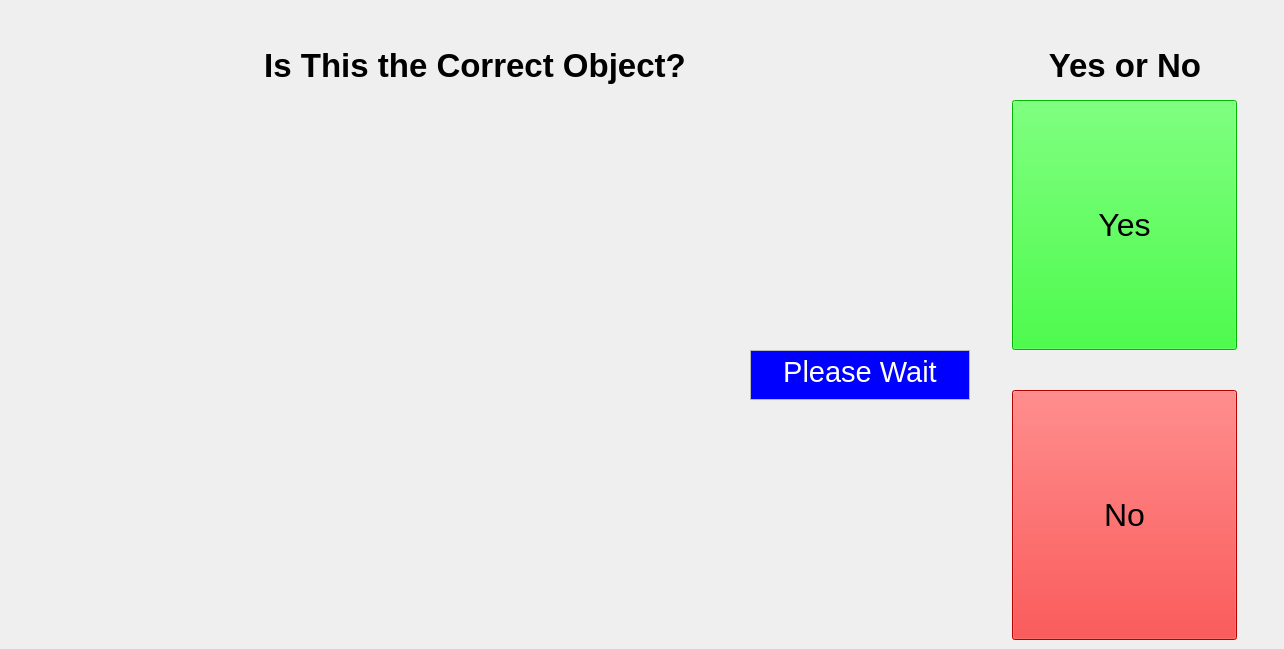
    <widget class="QWidget" name="page_3">
     <property name="enabled">
      <bool>true</bool>
     </property>
     <widget class="SceneViewer" name="DisplayImage">
      <property name="enabled">
       <bool>true</bool>
      </property>
      <property name="geometry">
       <rect>
        <x>10</x>
        <y>100</y>
        <width>960</width>
        <height>540</height>
       </rect>
      </property>
      <property name="frameShape">
       <enum>QFrame::NoFrame</enum>
      </property>
      <property name="text">
       <string/>
      </property>
      <property name="pixmap">
       <pixmap>../../stretch_uml/src/stretch_uml/loading_icon.png</pixmap>
      </property>
      <property name="scaledContents">
       <bool>true</bool>
      </property>
     </widget>
     <widget class="QLabel" name="InstructionLabelPage3">
      <property name="geometry">
       <rect>
        <x>200</x>
        <y>40</y>
        <width>550</width>
        <height>50</height>
       </rect>
      </property>
      <property name="palette">
       <palette>
        <active>
         <colorrole role="Button">
          <brush brushstyle="SolidPattern">
           <color alpha="255">
            <red>255</red>
            <green>255</green>
            <blue>255</blue>
           </color>
          </brush>
         </colorrole>
         <colorrole role="Midlight">
          <brush brushstyle="SolidPattern">
           <color alpha="255">
            <red>255</red>
            <green>255</green>
            <blue>255</blue>
           </color>
          </brush>
         </colorrole>
         <colorrole role="Dark">
          <brush brushstyle="SolidPattern">
           <color alpha="255">
            <red>127</red>
            <green>127</green>
            <blue>127</blue>
           </color>
          </brush>
         </colorrole>
         <colorrole role="Mid">
          <brush brushstyle="SolidPattern">
           <color alpha="255">
            <red>170</red>
            <green>170</green>
            <blue>170</blue>
           </color>
          </brush>
         </colorrole>
         <colorrole role="Window">
          <brush brushstyle="SolidPattern">
           <color alpha="255">
            <red>255</red>
            <green>255</green>
            <blue>255</blue>
           </color>
          </brush>
         </colorrole>
         <colorrole role="Shadow">
          <brush brushstyle="SolidPattern">
           <color alpha="255">
            <red>0</red>
            <green>0</green>
            <blue>0</blue>
           </color>
          </brush>
         </colorrole>
         <colorrole role="AlternateBase">
          <brush brushstyle="SolidPattern">
           <color alpha="255">
            <red>255</red>
            <green>255</green>
            <blue>255</blue>
           </color>
          </brush>
         </colorrole>
        </active>
        <inactive>
         <colorrole role="Button">
          <brush brushstyle="SolidPattern">
           <color alpha="255">
            <red>255</red>
            <green>255</green>
            <blue>255</blue>
           </color>
          </brush>
         </colorrole>
         <colorrole role="Midlight">
          <brush brushstyle="SolidPattern">
           <color alpha="255">
            <red>255</red>
            <green>255</green>
            <blue>255</blue>
           </color>
          </brush>
         </colorrole>
         <colorrole role="Dark">
          <brush brushstyle="SolidPattern">
           <color alpha="255">
            <red>127</red>
            <green>127</green>
            <blue>127</blue>
           </color>
          </brush>
         </colorrole>
         <colorrole role="Mid">
          <brush brushstyle="SolidPattern">
           <color alpha="255">
            <red>170</red>
            <green>170</green>
            <blue>170</blue>
           </color>
          </brush>
         </colorrole>
         <colorrole role="Window">
          <brush brushstyle="SolidPattern">
           <color alpha="255">
            <red>255</red>
            <green>255</green>
            <blue>255</blue>
           </color>
          </brush>
         </colorrole>
         <colorrole role="Shadow">
          <brush brushstyle="SolidPattern">
           <color alpha="255">
            <red>0</red>
            <green>0</green>
            <blue>0</blue>
           </color>
          </brush>
         </colorrole>
         <colorrole role="AlternateBase">
          <brush brushstyle="SolidPattern">
           <color alpha="255">
            <red>255</red>
            <green>255</green>
            <blue>255</blue>
           </color>
          </brush>
         </colorrole>
        </inactive>
        <disabled>
         <colorrole role="Button">
          <brush brushstyle="SolidPattern">
           <color alpha="255">
            <red>255</red>
            <green>255</green>
            <blue>255</blue>
           </color>
          </brush>
         </colorrole>
         <colorrole role="Midlight">
          <brush brushstyle="SolidPattern">
           <color alpha="255">
            <red>255</red>
            <green>255</green>
            <blue>255</blue>
           </color>
          </brush>
         </colorrole>
         <colorrole role="Dark">
          <brush brushstyle="SolidPattern">
           <color alpha="255">
            <red>127</red>
            <green>127</green>
            <blue>127</blue>
           </color>
          </brush>
         </colorrole>
         <colorrole role="Mid">
          <brush brushstyle="SolidPattern">
           <color alpha="255">
            <red>170</red>
            <green>170</green>
            <blue>170</blue>
           </color>
          </brush>
         </colorrole>
         <colorrole role="Window">
          <brush brushstyle="SolidPattern">
           <color alpha="255">
            <red>255</red>
            <green>255</green>
            <blue>255</blue>
           </color>
          </brush>
         </colorrole>
         <colorrole role="Shadow">
          <brush brushstyle="SolidPattern">
           <color alpha="255">
            <red>0</red>
            <green>0</green>
            <blue>0</blue>
           </color>
          </brush>
         </colorrole>
         <colorrole role="AlternateBase">
          <brush brushstyle="SolidPattern">
           <color alpha="255">
            <red>255</red>
            <green>255</green>
            <blue>255</blue>
           </color>
          </brush>
         </colorrole>
        </disabled>
       </palette>
      </property>
      <property name="font">
       <font>
        <pointsize>25</pointsize>
        <bold>true</bold>
       </font>
      </property>
      <property name="frameShape">
       <enum>QFrame::NoFrame</enum>
      </property>
      <property name="text">
       <string>Is This the Correct Object?</string>
      </property>
      <property name="scaledContents">
       <bool>false</bool>
      </property>
      <property name="alignment">
       <set>Qt::AlignCenter</set>
      </property>
     </widget>
     <widget class="QPushButton" name="ConfirmButtonYes">
      <property name="enabled">
       <bool>true</bool>
      </property>
      <property name="geometry">
       <rect>
        <x>1012</x>
        <y>100</y>
        <width>225</width>
        <height>250</height>
       </rect>
      </property>
      <property name="palette">
       <palette>
        <active>
         <colorrole role="Button">
          <brush brushstyle="SolidPattern">
           <color alpha="255">
            <red>0</red>
            <green>255</green>
            <blue>0</blue>
           </color>
          </brush>
         </colorrole>
         <colorrole role="Light">
          <brush brushstyle="SolidPattern">
           <color alpha="255">
            <red>127</red>
            <green>255</green>
            <blue>127</blue>
           </color>
          </brush>
         </colorrole>
         <colorrole role="Midlight">
          <brush brushstyle="SolidPattern">
           <color alpha="255">
            <red>63</red>
            <green>255</green>
            <blue>63</blue>
           </color>
          </brush>
         </colorrole>
         <colorrole role="Dark">
          <brush brushstyle="SolidPattern">
           <color alpha="255">
            <red>0</red>
            <green>127</green>
            <blue>0</blue>
           </color>
          </brush>
         </colorrole>
         <colorrole role="Mid">
          <brush brushstyle="SolidPattern">
           <color alpha="255">
            <red>0</red>
            <green>170</green>
            <blue>0</blue>
           </color>
          </brush>
         </colorrole>
         <colorrole role="Window">
          <brush brushstyle="SolidPattern">
           <color alpha="255">
            <red>0</red>
            <green>255</green>
            <blue>0</blue>
           </color>
          </brush>
         </colorrole>
         <colorrole role="Shadow">
          <brush brushstyle="SolidPattern">
           <color alpha="255">
            <red>0</red>
            <green>0</green>
            <blue>0</blue>
           </color>
          </brush>
         </colorrole>
         <colorrole role="AlternateBase">
          <brush brushstyle="SolidPattern">
           <color alpha="255">
            <red>127</red>
            <green>255</green>
            <blue>127</blue>
           </color>
          </brush>
         </colorrole>
        </active>
        <inactive>
         <colorrole role="Button">
          <brush brushstyle="SolidPattern">
           <color alpha="255">
            <red>0</red>
            <green>255</green>
            <blue>0</blue>
           </color>
          </brush>
         </colorrole>
         <colorrole role="Light">
          <brush brushstyle="SolidPattern">
           <color alpha="255">
            <red>127</red>
            <green>255</green>
            <blue>127</blue>
           </color>
          </brush>
         </colorrole>
         <colorrole role="Midlight">
          <brush brushstyle="SolidPattern">
           <color alpha="255">
            <red>63</red>
            <green>255</green>
            <blue>63</blue>
           </color>
          </brush>
         </colorrole>
         <colorrole role="Dark">
          <brush brushstyle="SolidPattern">
           <color alpha="255">
            <red>0</red>
            <green>127</green>
            <blue>0</blue>
           </color>
          </brush>
         </colorrole>
         <colorrole role="Mid">
          <brush brushstyle="SolidPattern">
           <color alpha="255">
            <red>0</red>
            <green>170</green>
            <blue>0</blue>
           </color>
          </brush>
         </colorrole>
         <colorrole role="Window">
          <brush brushstyle="SolidPattern">
           <color alpha="255">
            <red>0</red>
            <green>255</green>
            <blue>0</blue>
           </color>
          </brush>
         </colorrole>
         <colorrole role="Shadow">
          <brush brushstyle="SolidPattern">
           <color alpha="255">
            <red>0</red>
            <green>0</green>
            <blue>0</blue>
           </color>
          </brush>
         </colorrole>
         <colorrole role="AlternateBase">
          <brush brushstyle="SolidPattern">
           <color alpha="255">
            <red>127</red>
            <green>255</green>
            <blue>127</blue>
           </color>
          </brush>
         </colorrole>
        </inactive>
        <disabled>
         <colorrole role="Button">
          <brush brushstyle="SolidPattern">
           <color alpha="255">
            <red>0</red>
            <green>255</green>
            <blue>0</blue>
           </color>
          </brush>
         </colorrole>
         <colorrole role="Light">
          <brush brushstyle="SolidPattern">
           <color alpha="255">
            <red>127</red>
            <green>255</green>
            <blue>127</blue>
           </color>
          </brush>
         </colorrole>
         <colorrole role="Midlight">
          <brush brushstyle="SolidPattern">
           <color alpha="255">
            <red>63</red>
            <green>255</green>
            <blue>63</blue>
           </color>
          </brush>
         </colorrole>
         <colorrole role="Dark">
          <brush brushstyle="SolidPattern">
           <color alpha="255">
            <red>0</red>
            <green>127</green>
            <blue>0</blue>
           </color>
          </brush>
         </colorrole>
         <colorrole role="Mid">
          <brush brushstyle="SolidPattern">
           <color alpha="255">
            <red>0</red>
            <green>170</green>
            <blue>0</blue>
           </color>
          </brush>
         </colorrole>
         <colorrole role="Window">
          <brush brushstyle="SolidPattern">
           <color alpha="255">
            <red>0</red>
            <green>255</green>
            <blue>0</blue>
           </color>
          </brush>
         </colorrole>
         <colorrole role="Shadow">
          <brush brushstyle="SolidPattern">
           <color alpha="255">
            <red>0</red>
            <green>0</green>
            <blue>0</blue>
           </color>
          </brush>
         </colorrole>
         <colorrole role="AlternateBase">
          <brush brushstyle="SolidPattern">
           <color alpha="255">
            <red>0</red>
            <green>255</green>
            <blue>0</blue>
           </color>
          </brush>
         </colorrole>
        </disabled>
       </palette>
      </property>
      <property name="font">
       <font>
        <pointsize>24</pointsize>
       </font>
      </property>
      <property name="text">
       <string>Yes</string>
      </property>
     </widget>
     <widget class="QPushButton" name="ConfirmButtonNo">
      <property name="geometry">
       <rect>
        <x>1012</x>
        <y>390</y>
        <width>225</width>
        <height>250</height>
       </rect>
      </property>
      <property name="palette">
       <palette>
        <active>
         <colorrole role="Button">
          <brush brushstyle="SolidPattern">
           <color alpha="255">
            <red>255</red>
            <green>0</green>
            <blue>0</blue>
           </color>
          </brush>
         </colorrole>
         <colorrole role="Light">
          <brush brushstyle="SolidPattern">
           <color alpha="255">
            <red>255</red>
            <green>127</green>
            <blue>127</blue>
           </color>
          </brush>
         </colorrole>
         <colorrole role="Midlight">
          <brush brushstyle="SolidPattern">
           <color alpha="255">
            <red>255</red>
            <green>63</green>
            <blue>63</blue>
           </color>
          </brush>
         </colorrole>
         <colorrole role="Dark">
          <brush brushstyle="SolidPattern">
           <color alpha="255">
            <red>127</red>
            <green>0</green>
            <blue>0</blue>
           </color>
          </brush>
         </colorrole>
         <colorrole role="Mid">
          <brush brushstyle="SolidPattern">
           <color alpha="255">
            <red>170</red>
            <green>0</green>
            <blue>0</blue>
           </color>
          </brush>
         </colorrole>
         <colorrole role="Window">
          <brush brushstyle="SolidPattern">
           <color alpha="255">
            <red>255</red>
            <green>0</green>
            <blue>0</blue>
           </color>
          </brush>
         </colorrole>
         <colorrole role="Shadow">
          <brush brushstyle="SolidPattern">
           <color alpha="255">
            <red>0</red>
            <green>0</green>
            <blue>0</blue>
           </color>
          </brush>
         </colorrole>
         <colorrole role="AlternateBase">
          <brush brushstyle="SolidPattern">
           <color alpha="255">
            <red>255</red>
            <green>127</green>
            <blue>127</blue>
           </color>
          </brush>
         </colorrole>
        </active>
        <inactive>
         <colorrole role="Button">
          <brush brushstyle="SolidPattern">
           <color alpha="255">
            <red>255</red>
            <green>0</green>
            <blue>0</blue>
           </color>
          </brush>
         </colorrole>
         <colorrole role="Light">
          <brush brushstyle="SolidPattern">
           <color alpha="255">
            <red>255</red>
            <green>127</green>
            <blue>127</blue>
           </color>
          </brush>
         </colorrole>
         <colorrole role="Midlight">
          <brush brushstyle="SolidPattern">
           <color alpha="255">
            <red>255</red>
            <green>63</green>
            <blue>63</blue>
           </color>
          </brush>
         </colorrole>
         <colorrole role="Dark">
          <brush brushstyle="SolidPattern">
           <color alpha="255">
            <red>127</red>
            <green>0</green>
            <blue>0</blue>
           </color>
          </brush>
         </colorrole>
         <colorrole role="Mid">
          <brush brushstyle="SolidPattern">
           <color alpha="255">
            <red>170</red>
            <green>0</green>
            <blue>0</blue>
           </color>
          </brush>
         </colorrole>
         <colorrole role="Window">
          <brush brushstyle="SolidPattern">
           <color alpha="255">
            <red>255</red>
            <green>0</green>
            <blue>0</blue>
           </color>
          </brush>
         </colorrole>
         <colorrole role="Shadow">
          <brush brushstyle="SolidPattern">
           <color alpha="255">
            <red>0</red>
            <green>0</green>
            <blue>0</blue>
           </color>
          </brush>
         </colorrole>
         <colorrole role="AlternateBase">
          <brush brushstyle="SolidPattern">
           <color alpha="255">
            <red>255</red>
            <green>127</green>
            <blue>127</blue>
           </color>
          </brush>
         </colorrole>
        </inactive>
        <disabled>
         <colorrole role="Button">
          <brush brushstyle="SolidPattern">
           <color alpha="255">
            <red>255</red>
            <green>0</green>
            <blue>0</blue>
           </color>
          </brush>
         </colorrole>
         <colorrole role="Light">
          <brush brushstyle="SolidPattern">
           <color alpha="255">
            <red>255</red>
            <green>127</green>
            <blue>127</blue>
           </color>
          </brush>
         </colorrole>
         <colorrole role="Midlight">
          <brush brushstyle="SolidPattern">
           <color alpha="255">
            <red>255</red>
            <green>63</green>
            <blue>63</blue>
           </color>
          </brush>
         </colorrole>
         <colorrole role="Dark">
          <brush brushstyle="SolidPattern">
           <color alpha="255">
            <red>127</red>
            <green>0</green>
            <blue>0</blue>
           </color>
          </brush>
         </colorrole>
         <colorrole role="Mid">
          <brush brushstyle="SolidPattern">
           <color alpha="255">
            <red>170</red>
            <green>0</green>
            <blue>0</blue>
           </color>
          </brush>
         </colorrole>
         <colorrole role="Window">
          <brush brushstyle="SolidPattern">
           <color alpha="255">
            <red>255</red>
            <green>0</green>
            <blue>0</blue>
           </color>
          </brush>
         </colorrole>
         <colorrole role="Shadow">
          <brush brushstyle="SolidPattern">
           <color alpha="255">
            <red>0</red>
            <green>0</green>
            <blue>0</blue>
           </color>
          </brush>
         </colorrole>
         <colorrole role="AlternateBase">
          <brush brushstyle="SolidPattern">
           <color alpha="255">
            <red>255</red>
            <green>0</green>
            <blue>0</blue>
           </color>
          </brush>
         </colorrole>
        </disabled>
       </palette>
      </property>
      <property name="font">
       <font>
        <pointsize>24</pointsize>
       </font>
      </property>
      <property name="text">
       <string>No</string>
      </property>
      <property name="default">
       <bool>false</bool>
      </property>
     </widget>
     <widget class="QLabel" name="ConfirmLabel">
      <property name="geometry">
       <rect>
        <x>975</x>
        <y>40</y>
        <width>300</width>
        <height>50</height>
       </rect>
      </property>
      <property name="palette">
       <palette>
        <active>
         <colorrole role="Button">
          <brush brushstyle="SolidPattern">
           <color alpha="255">
            <red>255</red>
            <green>255</green>
            <blue>255</blue>
           </color>
          </brush>
         </colorrole>
         <colorrole role="Midlight">
          <brush brushstyle="SolidPattern">
           <color alpha="255">
            <red>255</red>
            <green>255</green>
            <blue>255</blue>
           </color>
          </brush>
         </colorrole>
         <colorrole role="Dark">
          <brush brushstyle="SolidPattern">
           <color alpha="255">
            <red>127</red>
            <green>127</green>
            <blue>127</blue>
           </color>
          </brush>
         </colorrole>
         <colorrole role="Mid">
          <brush brushstyle="SolidPattern">
           <color alpha="255">
            <red>170</red>
            <green>170</green>
            <blue>170</blue>
           </color>
          </brush>
         </colorrole>
         <colorrole role="Window">
          <brush brushstyle="SolidPattern">
           <color alpha="255">
            <red>255</red>
            <green>255</green>
            <blue>255</blue>
           </color>
          </brush>
         </colorrole>
         <colorrole role="Shadow">
          <brush brushstyle="SolidPattern">
           <color alpha="255">
            <red>0</red>
            <green>0</green>
            <blue>0</blue>
           </color>
          </brush>
         </colorrole>
         <colorrole role="AlternateBase">
          <brush brushstyle="SolidPattern">
           <color alpha="255">
            <red>255</red>
            <green>255</green>
            <blue>255</blue>
           </color>
          </brush>
         </colorrole>
        </active>
        <inactive>
         <colorrole role="Button">
          <brush brushstyle="SolidPattern">
           <color alpha="255">
            <red>255</red>
            <green>255</green>
            <blue>255</blue>
           </color>
          </brush>
         </colorrole>
         <colorrole role="Midlight">
          <brush brushstyle="SolidPattern">
           <color alpha="255">
            <red>255</red>
            <green>255</green>
            <blue>255</blue>
           </color>
          </brush>
         </colorrole>
         <colorrole role="Dark">
          <brush brushstyle="SolidPattern">
           <color alpha="255">
            <red>127</red>
            <green>127</green>
            <blue>127</blue>
           </color>
          </brush>
         </colorrole>
         <colorrole role="Mid">
          <brush brushstyle="SolidPattern">
           <color alpha="255">
            <red>170</red>
            <green>170</green>
            <blue>170</blue>
           </color>
          </brush>
         </colorrole>
         <colorrole role="Window">
          <brush brushstyle="SolidPattern">
           <color alpha="255">
            <red>255</red>
            <green>255</green>
            <blue>255</blue>
           </color>
          </brush>
         </colorrole>
         <colorrole role="Shadow">
          <brush brushstyle="SolidPattern">
           <color alpha="255">
            <red>0</red>
            <green>0</green>
            <blue>0</blue>
           </color>
          </brush>
         </colorrole>
         <colorrole role="AlternateBase">
          <brush brushstyle="SolidPattern">
           <color alpha="255">
            <red>255</red>
            <green>255</green>
            <blue>255</blue>
           </color>
          </brush>
         </colorrole>
        </inactive>
        <disabled>
         <colorrole role="Button">
          <brush brushstyle="SolidPattern">
           <color alpha="255">
            <red>255</red>
            <green>255</green>
            <blue>255</blue>
           </color>
          </brush>
         </colorrole>
         <colorrole role="Midlight">
          <brush brushstyle="SolidPattern">
           <color alpha="255">
            <red>255</red>
            <green>255</green>
            <blue>255</blue>
           </color>
          </brush>
         </colorrole>
         <colorrole role="Dark">
          <brush brushstyle="SolidPattern">
           <color alpha="255">
            <red>127</red>
            <green>127</green>
            <blue>127</blue>
           </color>
          </brush>
         </colorrole>
         <colorrole role="Mid">
          <brush brushstyle="SolidPattern">
           <color alpha="255">
            <red>170</red>
            <green>170</green>
            <blue>170</blue>
           </color>
          </brush>
         </colorrole>
         <colorrole role="Window">
          <brush brushstyle="SolidPattern">
           <color alpha="255">
            <red>255</red>
            <green>255</green>
            <blue>255</blue>
           </color>
          </brush>
         </colorrole>
         <colorrole role="Shadow">
          <brush brushstyle="SolidPattern">
           <color alpha="255">
            <red>0</red>
            <green>0</green>
            <blue>0</blue>
           </color>
          </brush>
         </colorrole>
         <colorrole role="AlternateBase">
          <brush brushstyle="SolidPattern">
           <color alpha="255">
            <red>255</red>
            <green>255</green>
            <blue>255</blue>
           </color>
          </brush>
         </colorrole>
        </disabled>
       </palette>
      </property>
      <property name="font">
       <font>
        <pointsize>25</pointsize>
        <bold>true</bold>
       </font>
      </property>
      <property name="text">
       <string>Yes or No</string>
      </property>
      <property name="scaledContents">
       <bool>false</bool>
      </property>
      <property name="alignment">
       <set>Qt::AlignCenter</set>
      </property>
     </widget>
     <widget class="QTextBrowser" name="ConfirmPleaseWait">
      <property name="geometry">
       <rect>
        <x>750</x>
        <y>350</y>
        <width>220</width>
        <height>50</height>
       </rect>
      </property>
      <property name="html">
       <string>&lt;!DOCTYPE HTML PUBLIC &quot;-//W3C//DTD HTML 4.0//EN&quot; &quot;http://www.w3.org/TR/REC-html40/strict.dtd&quot;&gt;
&lt;html&gt;&lt;head&gt;&lt;meta name=&quot;qrichtext&quot; content=&quot;1&quot; /&gt;&lt;meta charset=&quot;utf-8&quot; /&gt;&lt;style type=&quot;text/css&quot;&gt;
p, li { white-space: pre-wrap; }
&lt;/style&gt;&lt;/head&gt;&lt;body style=&quot; font-family:'Sans Serif'; font-size:9pt; font-weight:400; font-style:normal;&quot; bgcolor=&quot;#0000ff&quot;&gt;
&lt;p align=&quot;center&quot; style=&quot; margin-top:0px; margin-bottom:0px; margin-left:0px; margin-right:0px; -qt-block-indent:0; text-indent:0px;&quot;&gt;&lt;span style=&quot; font-size:22pt; color:#ffffff;&quot;&gt;Please Wait&lt;/span&gt;&lt;/p&gt;&lt;/body&gt;&lt;/html&gt;</string>
      </property>
     </widget>
    </widget>
